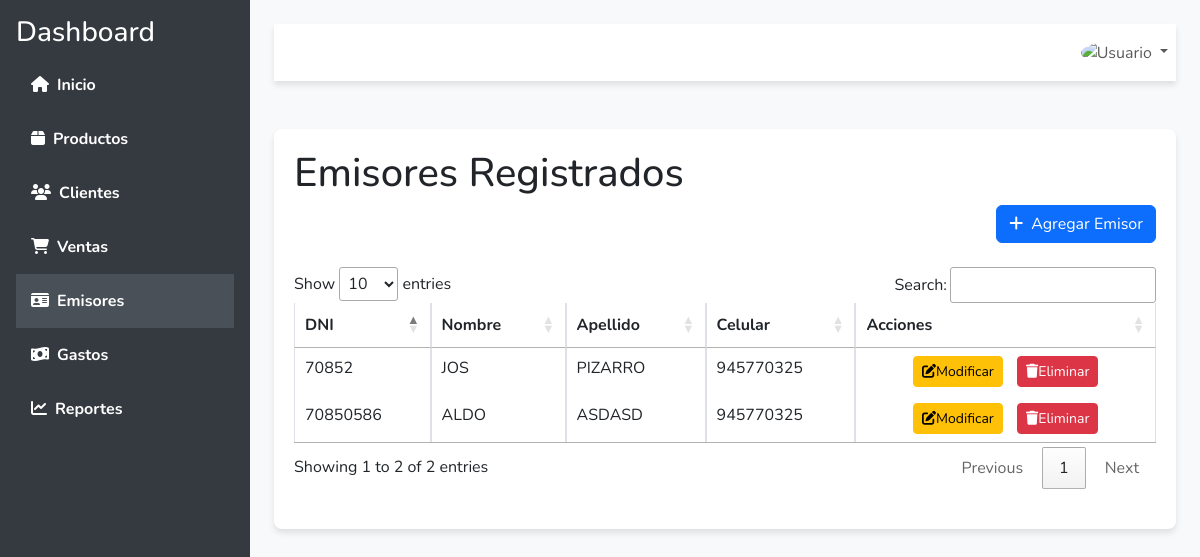
Page /emisores/ on the earlier database version.
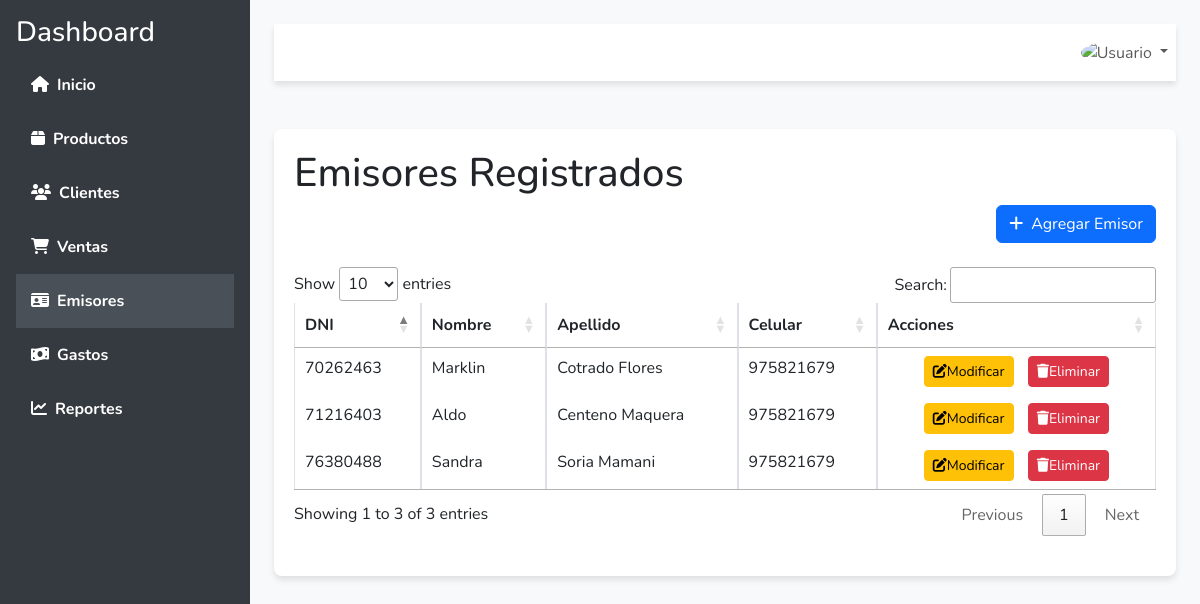
Same page on the later database version.
### myapp/models.py (models this page shows, shortened)
class Emisor(models.Model):
    dni = models.CharField(max_length=8)
    imagen_dni1 = models.ImageField(upload_to='dni_images/', blank=True, null=True)
    imagen_dni2 = models.ImageField(upload_to='dni_images/', blank=True, null=True)
    nombre = models.CharField(max_length=100)
    apellido = models.CharField(max_length=100)
    celular = models.CharField(max_length=15)
    eliminado = models.BooleanField(default=False)  # Nuevo campo para eliminación lógica

### myapp/views.py (the view)
# urls.py: path('emisores/', listar_emisores, name='listar_emisores'),
def listar_emisores(request):
    emisores_list = Emisor.objects.all()
    return render(request, 'listar_emisores.html', {'emisores_list': emisores_list })

### myapp/templates/listar_emisores.html (shortened to what the changed rows need)
<!DOCTYPE html>
<html lang="es">
<head>
    <link href="https://cdn.jsdelivr.net/npm/bootstrap@5.3.0/dist/css/bootstrap.min.css" rel="stylesheet">
    <link href="https://cdnjs.cloudflare.com/ajax/libs/font-awesome/6.4.0/css/all.min.css" rel="stylesheet">
    <link href="https://cdn.datatables.net/1.13.4/css/jquery.dataTables.min.css" rel="stylesheet">
  <link href="https://cdnjs.cloudflare.com/ajax/libs/toastr.js/2.1.4/toastr.min.css" rel="stylesheet" />
</head>
<body>
    <div id="wrapper">
        <div id="content-wrapper" class="w-100 p-4">
            <div class="container mt-5">
                <h1>Emisores Registrados</h1>
                <div class="table-container">
                    <div class="table-responsive">
                        <table id="emisoresTable" class="table table-bordered">
                            <thead>
                                <tr>
                                    <th>DNI</th>
                                    <th>Nombre</th>
                                    <th>Apellido</th>
                                    <th>Celular</th>
                                    <th>Acciones</th>
                                </tr>
                            </thead>
                            <tbody>
                                {% for emisor in emisores_list %}
                                    <tr>
                                        <td>{{ emisor.dni }}</td>
                                        <td>{{ emisor.nombre }}</td>
                                        <td>{{ emisor.apellido }}</td>
                                        <td>{{ emisor.celular }}</td>
                                        <td class="action-buttons">
                                            <a href="{% url 'modificar_emisor' emisor.id %}" class="btn btn-warning btn-sm"><i class="fas fa-edit"></i>Modificar</a>
                                            <button class="btn btn-danger btn-sm" data-id="{{ emisor.id }}" onclick="confirmDelete(this)"><i class="fas fa-trash"></i>Eliminar</button>
                                        </td>
                                    </tr>
                                {% empty %}
                                    <tr>
                                        <td colspan="5" class="text-center">No hay emisores registrados</td>
                                    </tr>
                                {% endfor %}
                            </tbody>
                        </table>
                    </div>
                </div>
            </div>
            </div>
</body>
</html>

Differences in the rows shown:
removed Emisor: dni "70852", nombre "JOS", apellido "PIZARRO", celular "945770325"
removed Emisor: dni "70850586", nombre "ALDO", apellido "ASDASD", celular "945770325"
added Emisor: dni "71216403", nombre "Aldo", apellido "Centeno Maquera", celular "975821679"
added Emisor: dni "76380488", nombre "Sandra", apellido "Soria Mamani", celular "975821679"
added Emisor: dni "70262463", nombre "Marklin", apellido "Cotrado Flores", celular "975821679"
Other differences:
text written by a page script: "Show entries Search: Showing 1 to 2 of 2 entries Previous 1 Next" → "Show entries Search: Showing 1 to 3 of 3 entries Previous 1 Next"
